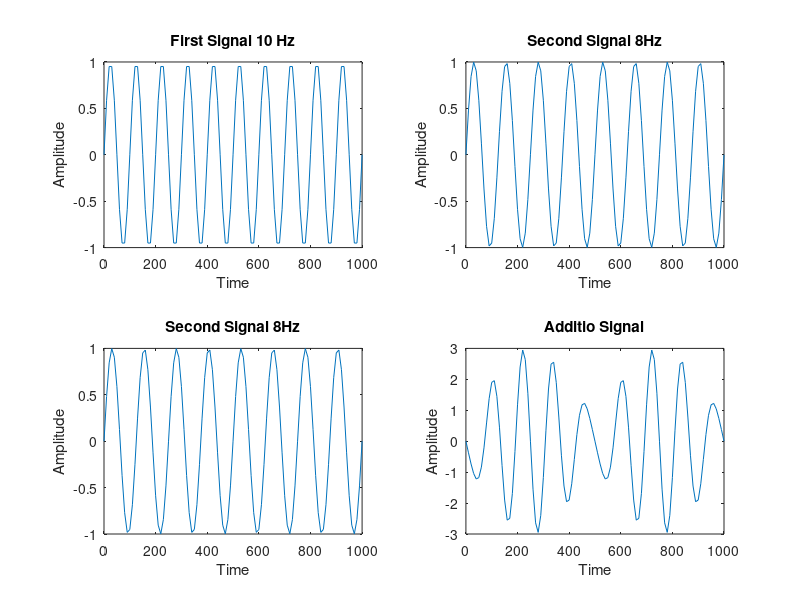

The MATLAB script that drew this image:
clc;clear all;close all;

t=0:10:1000; 
f=10;
fs=1000;
x=sin(2*pi*f/fs*t); 
subplot(2,2,1);
plot(t,x); 
 
xlabel('Time');
ylabel('Amplitude');
title('First Signal 10 Hz');
%%
t1=0:10:1000; 
f1=8;
fs1=1000;
x1=sin(2*pi*f1/fs1*t1); 
subplot(2,2,2);
plot(t1,x1); 
 
xlabel('Time');
ylabel('Amplitude');
title('Second Signal 8Hz');

%%
%%
t2=0:10:1000; 
f2=8;
fs2=1000;
x2=sin(2*pi*f2/fs2*t2); 
subplot(2,2,3);
plot(t2,x2); 
 
xlabel('Time');
ylabel('Amplitude');
title('Second Signal 8Hz');
%% Signal Addition
add=x-x1-x2;
subplot(2,2,4);
plot(t,add);
xlabel('Time');
ylabel('Amplitude');
title('Additio Signal');

 
